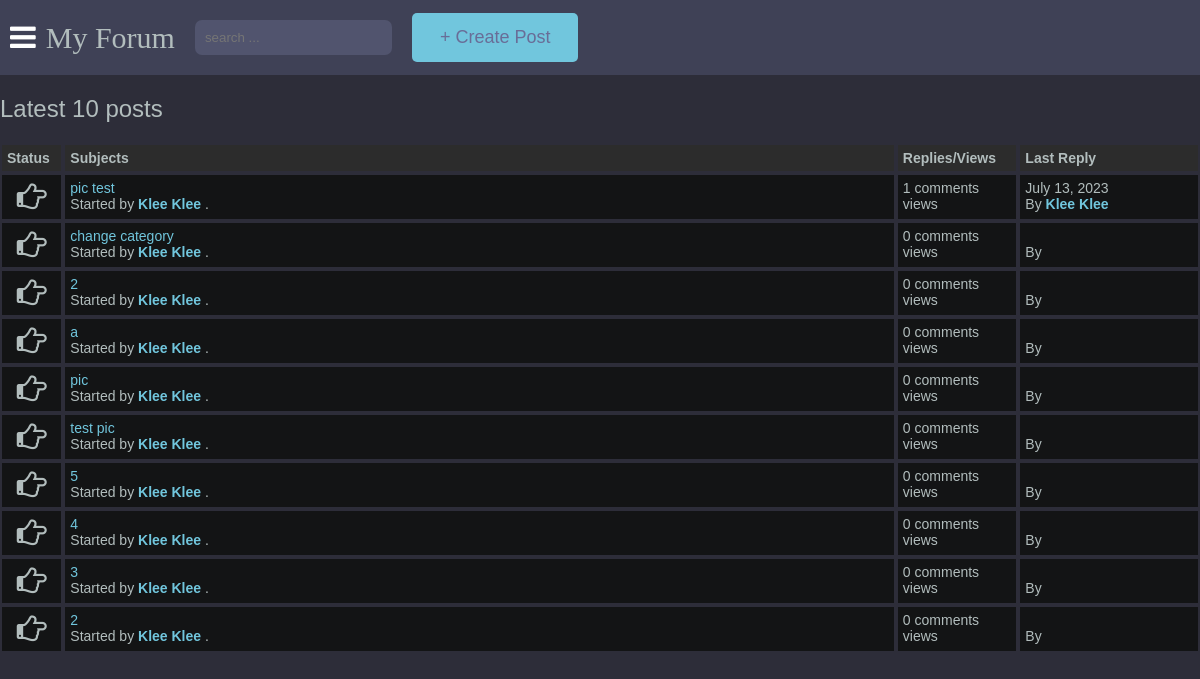
Page /latest_posts on the committed database.
### main/models.py (models this page shows, shortened)
class Post(models.Model):
    title = models.CharField(max_length=400)
    slug = models.SlugField(max_length=400, unique=True, blank=True)
    user = models.ForeignKey(Author, on_delete=models.CASCADE)
    content = HTMLField()
    categories = models.ManyToManyField(Category)
    date = models.DateTimeField(auto_now_add=True)
    approved = models.BooleanField(default=True)
    image = models.ImageField(upload_to='post_images', blank=True, null=True)
    hit_count_generic = GenericRelation(HitCount, object_id_field='object_pk',
        related_query_name='hit_count_generic_relation'
    )
    tags = TaggableManager()
    comments = models.ManyToManyField(Comment, blank=True)
    def get_url(self):
        return reverse("detail", kwargs={
            "slug":self.slug
        })
    class Meta:
        ordering = ['-date']
    @property
    def num_comments(self):
        return self.comments.count()
    @property
    def last_reply(self):
        return self.comments.latest("date")

class Author(models.Model):
    user = models.ForeignKey(User, on_delete=models.CASCADE)
    fullname = models.CharField(max_length=40, blank=True)
    slug = models.SlugField(max_length=400, unique=True, blank=True)
    bio = HTMLField()
    points = models.IntegerField(default=0)
    profile_pic = ResizedImageField(size=[400, 400], quality=100, upload_to="authors", default="defaults/default_profile_pic.jpg", null=True, blank=False)

class Comment(models.Model):
    user = models.ForeignKey(Author, on_delete=models.CASCADE)
    content = models.TextField()
    date = models.DateTimeField(auto_now_add=True)
    replies = models.ManyToManyField(Reply, blank=True)

### main/views.py (the view)
# urls.py: path("latest_posts", latest_posts, name="latest_posts"),
def latest_posts(request):
    posts = Post.objects.all().filter(approved=True)[:10]
    context = {
        "posts":posts,
        "title": "Latest 10 posts"
    }
    return render(request, "latest-posts.html", context)

### templates/latest-posts.html
{% extends 'base.html' %}
{% load hitcount_tags %}
{% block content %}
    <div class="container1">
        <div class="navigate">
            <span>Latest 10 posts</span>
        </div>
        <div class="posts-table">
            <div class="table-head">
                <div class="status">Status</div>
                <div class="subjects">Subjects</div>
                <div class="replies">Replies/Views</div>
                <div class="last-reply">Last Reply</div>
            </div>
            {% for post in posts %}
            <div class="table-row">
                <div class="status"><i class="fa fa-hand-o-right"></i></div>
                <div class="subjects">
                    <a href="{{post.get_url}}">{{post.title}}</a>
                    <br>
                    <span>Started by <b><a href="">{{post.user.fullname|title}}</a></b> .</span>
                </div>
                <div class="replies">
                    {{post.num_comments}} comments <br> {% get_hit_count for post %} views
                </div>
                <div class="last-reply">
                    {{post.last_reply.date|date}}
                    <br>By <b><a href="">{{post.last_reply.user.fullname|title}}</a></b>
                </div>
            </div>
            {% endfor %}
{% endblock content %}

### static/style.css (style rules this page uses)
:root { --color-main: #71c6dd; --color-main-light: #e1f6fb; --color-dark: #3f4156; --color-dark-medium: #51546e; --color-dark-light: #696d97; --color-light: #e5e5e5; --color-gray: #8b8b8b; --color-light-gray: #b2bdbd; --color-bg: #2d2d39; --color-success: #5dd693; --color-error: #fc4b0b; }
* { box-sizing: border-box; }
html { font-size: 14px; font-family: Arial, Helvetica, sans-serif; background-color:var(--color-bg); color:var(--color-light-gray); }
a { display: inline-block; color: var(--color-main); text-decoration: none; }
div { display: block; }
.table-head { display: flex; }
.table-head div { padding: 5px; margin: 2px; background-color: #2C2C2C; font-weight: bold; }
.table-head .status { flex: 5%; }
.table-head .subjects { flex: 70%; }
.table-head .replies { flex: 10%; }
.table-head .last-reply { flex: 15%; }
.table-row { display: flex; }
.table-row .status, .table-row .subjects, .table-row .replies, .table-row .last-reply { padding: 5px; margin: 2px; background-color: #131415; }
.table-row .status { flex: 5%; font-size: 30px; text-align: center; }
.table-row .subjects { flex: 70%; }
.table-row .replies { flex: 10%; }
.table-row .last-reply { flex: 15%; }
.navigate { margin-block: 20px; font-weight: lighter; font-size: 24px; }
body { margin:0px; background-color: var(--color-bg); }

### rows in the picture
Post: title "pic test", user.fullname "Klee Klee", num_comments "1", last_reply "July 13, 2023", last_reply.user.fullname "Klee Klee"
Post: title "change category", user.fullname "Klee Klee", num_comments "0"
Post: title "2", user.fullname "Klee Klee", num_comments "0"
Post: title "a", user.fullname "Klee Klee", num_comments "0"
Post: title "pic", user.fullname "Klee Klee", num_comments "0"
Post: title "test pic", user.fullname "Klee Klee", num_comments "0"
Post: title "5", user.fullname "Klee Klee", num_comments "0"
Post: title "4", user.fullname "Klee Klee", num_comments "0"
Post: title "3", user.fullname "Klee Klee", num_comments "0"
Post: title "2", user.fullname "Klee Klee", num_comments "0"
